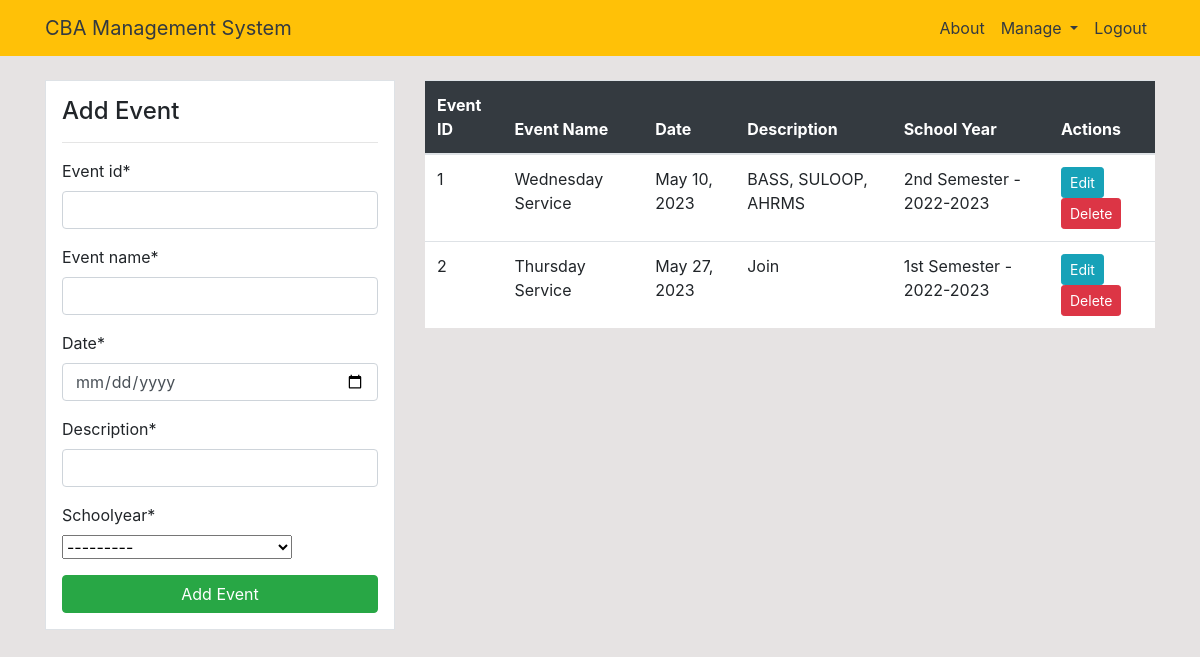
/event/ (signed in), run on the app's committed database.
### dashboard/models.py (models this page shows, shortened)
class SchoolYear(models.Model):
    sy_id = models.CharField(max_length=100, null=True)
    semester = models.CharField(max_length=30, choices=SEMESTER_TERM, null=True)
    schoolyear = models.CharField(max_length=15, null=True)
    def __str__(self):
        return f'{self.semester} - {self.schoolyear}'

class Event(models.Model):
    event_id = models.CharField(max_length=50, null=True)
    event_name = models.CharField(max_length=50, null=True)
    date = models.DateField(null=True)
    description = models.CharField(max_length=100, null=True)
    schoolyear = models.ForeignKey(SchoolYear, on_delete=models.CASCADE, null=True)

### dashboard/views.py (the view)
# urls.py: path('event/', views.event, name='dashboard-event'),
def event(request):
    events = Event.objects.all()
    if request.method == 'POST':
        form = EventForm(request.POST)
        if form.is_valid():
            form.save()
            return redirect('dashboard-event')
    else:
        form = EventForm()
    context = {
        'events': events,
        'form': form,
        'user': request.user
    }
    return render(request, 'dashboard/event.html', context)

### dashboard/forms.py
class EventForm(forms.ModelForm):
    class Meta:
        model = Event
        fields = ['event_id', 'event_name', 'date', 'description', 'schoolyear']
        widgets = {
            'date': DateInput(attrs={'type': 'date'})
        }

### templates/dashboard/event.html (shortened to what this page needs)
{% extends 'partials/base.html' %}
{% load crispy_forms_tags %}
{% block content %}
 {% if user.is_authenticated and user.is_superuser %}
 <div class="container">
    <div class="row my-4">
        <div class="col-md-4">
            <div class="border bg-white p-3">
                <h4>Add Event</h4>
                <hr>
                <form method="POST">
                    {{ form|crispy }}
                    <input class="btn btn-success btn-block" type="submit" value="Add Event">
                </form>
            </div>
        </div>
        <div class="col-md-8">
            <table class="table bg-white">
                <thead class="bg-dark">
                    <tr class="text-white">
                        <th scope="col">Event ID</th>
                        <th scope="col">Event Name</th>
                        <th scope="col">Date</th>
                        <th scope="col">Description</th>
                        <th scope="col">School Year</th>
                        <th scope="col">Actions</th>
                    </tr>
                </thead>
                <tbody>
                    {% for event in events %}
                    <tr>
                        <td>{{ event.event_id}}</td>
                        <td>{{ event.event_name }}</td>
                        <td>{{ event.date }}</td>
                        <td>{{ event.description }}</td>
                        <td>{{ event.schoolyear }}</td>
                        <td>
                            <a class="btn btn-info btn-sm" href="{% url 'dashboard-event-update' event.id %}">Edit</a>
                            <a class="btn btn-danger btn-sm" href="{% url 'dashboard-event-delete' event.id %}">Delete</a>
                        </td>
                    </tr>
                    {% endfor %}
                </tbody>
            </table>
        </div>
    </div>
</div>
{% endif %}
{% endblock %}

### dashboard/static/style.css (style rules this page uses)
body { background: rgb(230, 227, 227); }

### data on the page
SchoolYear: schoolyear "---------"
Event: event_id "1", event_name "Wednesday Service", date "May 10, 2023", description "BASS, SULOOP, AHRMS", schoolyear "2nd Semester - 2022-2023"
Event: event_id "2", event_name "Thursday Service", date "May 27, 2023", description "Join", schoolyear "1st Semester - 2022-2023"
